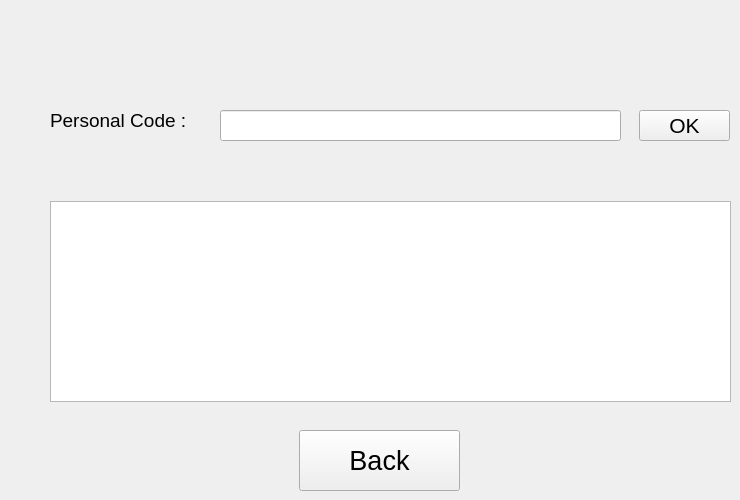
    <widget class="QWidget" name="page_19">
     <widget class="QLabel" name="label_36">
      <property name="geometry">
       <rect>
        <x>50</x>
        <y>90</y>
        <width>171</width>
        <height>61</height>
       </rect>
      </property>
      <property name="font">
       <font>
        <pointsize>14</pointsize>
       </font>
      </property>
      <property name="text">
       <string>Personal Code :</string>
      </property>
     </widget>
     <widget class="QLineEdit" name="pg19_personal_code">
      <property name="geometry">
       <rect>
        <x>220</x>
        <y>110</y>
        <width>401</width>
        <height>31</height>
       </rect>
      </property>
      <property name="font">
       <font>
        <pointsize>12</pointsize>
       </font>
      </property>
     </widget>
     <widget class="QTextBrowser" name="pg19_textbrowser">
      <property name="geometry">
       <rect>
        <x>50</x>
        <y>201</y>
        <width>681</width>
        <height>201</height>
       </rect>
      </property>
      <property name="font">
       <font>
        <pointsize>14</pointsize>
       </font>
      </property>
      <property name="cursor" stdset="0">
       <cursorShape>ForbiddenCursor</cursorShape>
      </property>
     </widget>
     <widget class="QPushButton" name="pg19_pushbutto_ok">
      <property name="geometry">
       <rect>
        <x>639</x>
        <y>110</y>
        <width>91</width>
        <height>31</height>
       </rect>
      </property>
      <property name="font">
       <font>
        <pointsize>16</pointsize>
       </font>
      </property>
      <property name="cursor">
       <cursorShape>PointingHandCursor</cursorShape>
      </property>
      <property name="text">
       <string>OK</string>
      </property>
     </widget>
     <widget class="QPushButton" name="pg19_pushbutto_back">
      <property name="geometry">
       <rect>
        <x>299</x>
        <y>430</y>
        <width>161</width>
        <height>61</height>
       </rect>
      </property>
      <property name="font">
       <font>
        <pointsize>20</pointsize>
       </font>
      </property>
      <property name="cursor">
       <cursorShape>PointingHandCursor</cursorShape>
      </property>
      <property name="text">
       <string>Back</string>
      </property>
     </widget>
    </widget>
